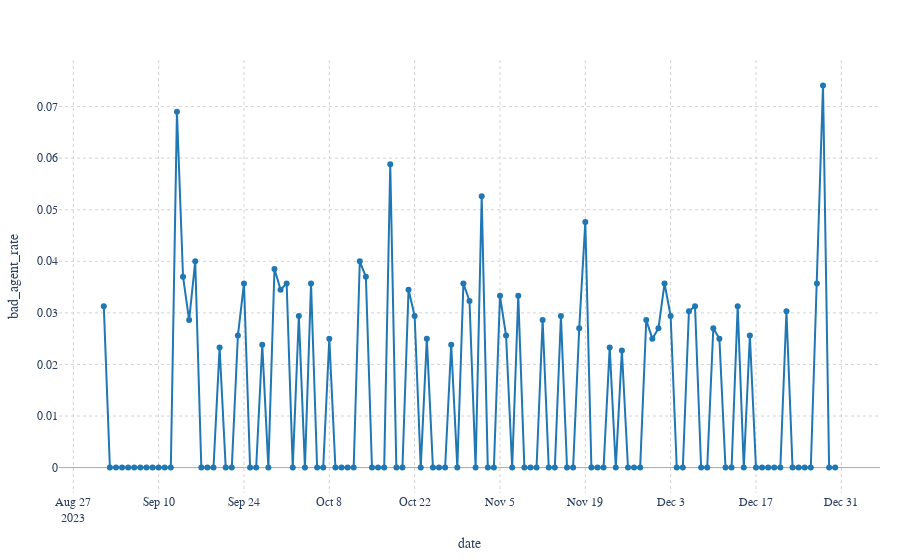

The cell this chart's notebook holds for it:
### Code cell
line(
    (
    df_solution
        .withColumn('bad_agent', F.col('agent').cast('string').rlike( r'.*NEGATIVE.{0,5}$' ) )
        .withColumn('date', F.to_date('start', 'yyyy-MM-dd') )
        .groupBy([
                    'date',
                ])
        .pivot('bad_agent')
        .count()
        .drop('null')
        .fillna(0)
        .withColumn('bad_agent_rate', F.round( F.col('true') / ( F.col('true') + F.col('false') ) , 4)  )
        .sort('date')
    ),
    'bad_agent_rate',
    'date'
)
